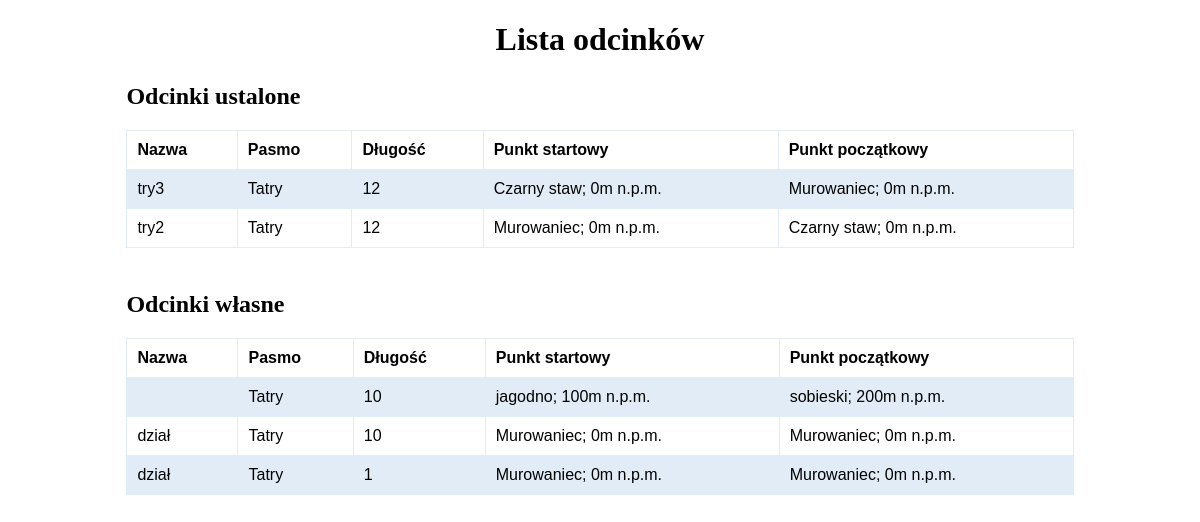
Screenshot of /view_segments/ with the database file from the repository.
### mysite/models/segment.py (models this page shows)
class DefinedSegment(models.Model):
    segment = models.ForeignKey(Segment, on_delete=models.CASCADE, related_name="defined_segment")
    points = models.IntegerField()
    start_point = models.ForeignKey(Point, on_delete=models.PROTECT, related_name='start_point')
    end_point = models.ForeignKey(Point, on_delete=models.PROTECT, related_name='end_point')
    name = models.CharField(max_length=100, unique=True)

class Segment(models.Model):
    length = models.IntegerField()
    range = models.ForeignKey(Range, on_delete=models.CASCADE, null=True)

class CustomSegment(models.Model):
    elevation = models.IntegerField()
    start_name = models.CharField(max_length=50)
    end_name = models.CharField(max_length=50)
    start_height = models.IntegerField()
    end_height = models.IntegerField()
    segment = models.ForeignKey(Segment, on_delete=models.CASCADE, related_name="custom_segment")
    name = models.CharField(max_length=100)

### mysite/models/range.py (models this page shows)
class Range(models.Model):
    country = models.CharField(max_length=30)
    name = models.CharField(max_length=30)
    group = models.ForeignKey(Group, on_delete=models.PROTECT)

### mysite/models/point.py (models this page shows)
class Point(models.Model):
    name = models.CharField(max_length=200)
    height = models.IntegerField(default=0)

### mysite/views/view_segments_view.py (the view)
# urls.py: path('view_segments/', ViewSegments.as_view()),
class ViewSegments(View):
    def get(self, request):
        definedSegments = list(DefinedSegment.objects.all())
        customSegments = list(CustomSegment.objects.all())
        return render(request, 'viewsegments.html', {'definedSegments': definedSegments, 'customSegments': customSegments})

### mysite/templates/viewsegments.html (shortened to what this page needs)
{% extends 'base.html' %}
{% block head %}
    {% load static %}
    <link rel="stylesheet" type="text/css" href="{% static 'view_segments_style.css' %}">
{% endblock %}
{% block above_content %}
    <h1>Lista odcinków</h1>
{% endblock %}
{% block content %}
<h2>Odcinki ustalone</h2>
<table>
     <tr>
         <th>Nazwa</th>
         <th>Pasmo</th>
         <th>Długość</th>
         <th>Punkt startowy</th>
         <th>Punkt początkowy</th>
    </tr>
     {% for definedSegment in definedSegments %}
        <tr>
            <td>{{definedSegment.name}}</td>
            <td>{{definedSegment.segment.range.name}}</td>
            <td>{{definedSegment.segment.length}}</td>
            <td>{{definedSegment.start_point.name}}; {{definedSegment.start_point.height}}m n.p.m.</td>
            <td>{{definedSegment.end_point.name}}; {{definedSegment.end_point.height}}m n.p.m.</td>
        </tr>
    {% endfor %}
</table>
<br>
<h2>Odcinki własne</h2>
<table>
     <tr>
         <th>Nazwa</th>
         <th>Pasmo</th>
         <th>Długość</th>
         <th>Punkt startowy</th>
         <th>Punkt początkowy</th>
    </tr>
     {% for customSegment in customSegments %}
        <tr>
            <td>{{customSegment.name}}</td>
            <td>{{customSegment.segment.range.name}}</td>
            <td>{{customSegment.segment.length}}</td>
            <td>{{customSegment.start_name}}; {{customSegment.start_height}}m n.p.m.</td>
            <td>{{customSegment.end_name}}; {{customSegment.end_height}}m n.p.m.</td>
        </tr>
    {% endfor %}
</table>
{% endblock %}

### mysite/static/base_style.css (style rules this page uses)
h1 { text-align: center; }

### mysite/static/view_segments_style.css (style rules this page uses)
table { font-family: Arial, sans-serif; border-collapse: collapse; width: 80%; margin: auto; }
h2 { margin-left: 10%; margin-top: 25px; }
td, th { border: 1px solid #e2ecf6; text-align: left; padding: 10px; }
tr:nth-child(even) { background-color: #e2ecf6; }

### rows the page displays
DefinedSegment: name "try3", segment.range.name "Tatry", segment.length "12", start_point.name "Czarny staw", start_point.height "0", end_point.name "Murowaniec", end_point.height "0"
DefinedSegment: name "try2", segment.range.name "Tatry", segment.length "12", start_point.name "Murowaniec", start_point.height "0", end_point.name "Czarny staw", end_point.height "0"
CustomSegment: segment.range.name "Tatry", segment.length "10", start_name "jagodno", start_height "100", end_name "sobieski", end_height "200"
CustomSegment: name "dział", segment.range.name "Tatry", segment.length "10", start_name "Murowaniec", start_height "0", end_name "Murowaniec", end_height "0"
CustomSegment: name "dział", segment.range.name "Tatry", segment.length "1", start_name "Murowaniec", start_height "0", end_name "Murowaniec", end_height "0"
